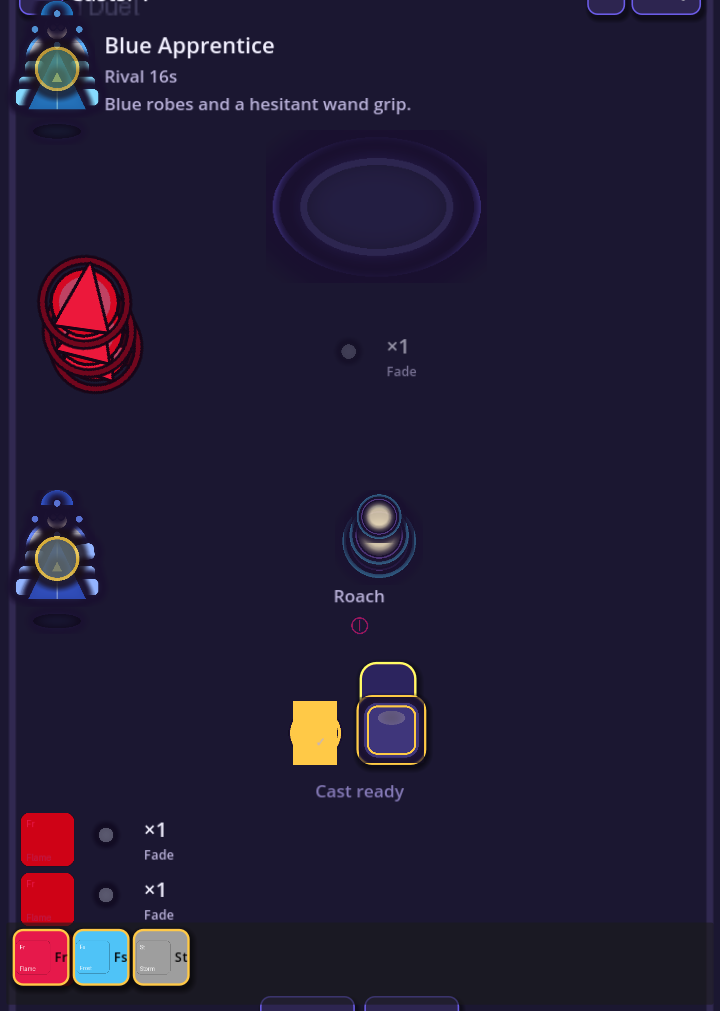
#> input picture qa/screenshots/current/06_duel_mid.png, 720 x 1011 px; its folder holds 8 pictures in this run
$ python visual_qa_report.py
#> lines starting #> are read from the running program, lines starting #| are printed output that depends on the picture
#!/usr/bin/env python3
"""Visual QA metrics and montage generator. See docs/VISUAL_QA.md."""

from __future__ import annotations

import json
import re
from datetime import datetime, timezone
from pathlib import Path

try:
    from PIL import Image, ImageDraw, ImageFont
except ImportError:
    Image = None  # type: ignore

ROOT = Path(__file__).resolve().parents[1]
CURRENT = ROOT / "qa" / "screenshots" / "current"
BASELINE = ROOT / "qa" / "screenshots" / "baseline"
MONTAGES = ROOT / "qa" / "montages"
REPORTS = ROOT / "qa" / "reports"

SHOT_ORDER = [
    "01_main_menu.png",
    "02_difficulty_select.png",
    "03_encounter_select.png",
    "04_ward_setup.png",
    "05_duel_start.png",
    "06_duel_mid.png",
    "07_duel_dense_history.png",
    "08_cast_ready.png",
    "09_auto_cast_warning.png",
    "10_attack_impact.png",
    "11_feedback_reveal.png",
    "12_last_stand.png",
    "13_victory.png",
    "14_defeat.png",
    "15_clash.png",
]

THEME = {
    "text_primary": (0.95, 0.95, 1.0),
    "panel_bg": (0.12, 0.10, 0.22),
    "cast_min": 96,
    "essence_min": 72,
    "utility_min": 48,
}


def _relative_luminance(rgb: tuple[float, float, float]) -> float:
    def channel(c: float) -> float:
        return c / 12.92 if c <= 0.03928 else ((c + 0.055) / 1.055) ** 2.4

    r, g, b = (channel(c) for c in rgb)
    return 0.2126 * r + 0.7152 * g + 0.0722 * b


def contrast_ratio(fg: tuple[float, float, float], bg: tuple[float, float, float]) -> float:
    l1 = _relative_luminance(fg)
    l2 = _relative_luminance(bg)
    lighter = max(l1, l2)
    darker = min(l1, l2)
    return (lighter + 0.05) / (darker + 0.05)


def grey_dominance(path: Path, threshold: float = 0.15) -> float:
    if Image is None or not path.exists():
        return 0.0
    img = Image.open(path).convert("RGB")
    img = img.resize((min(360, img.width), min(640, img.height)))
    grey = 0
    total = img.width * img.height
    for r, g, b in img.getdata():
        mx, mn = max(r, g, b), min(r, g, b)
        sat = (mx - mn) / 255.0 if mx else 0.0
        if sat < threshold:
            grey += 1
    return grey / total if total else 0.0


def load_audit() -> dict:
    p = REPORTS / "capture_audit.json"
    if p.exists():
        return json.loads(p.read_text())
    return {"screenshots": [], "touch_targets": [], "text_nodes": []}


def audit_touch_targets(targets: list) -> list[str]:
    warnings: list[str] = []
    for t in targets:
        name = t.get("name", "?")
        w = float(t.get("width", 0))
        h = float(t.get("height", 0))
        role = t.get("role", "utility")
        min_sz = THEME["utility_min"]
        if role == "cast":
            min_sz = THEME["cast_min"]
        elif role in ("essence", "locus"):
            min_sz = THEME["essence_min"]
        elif role == "secondary":
            min_sz = 56
        if w < min_sz or h < min_sz:
            warnings.append(f"Touch target '{name}' {w:.0f}x{h:.0f} below min {min_sz}")
    return warnings


def audit_text_nodes(nodes: list) -> dict:
    visible = [n for n in nodes if n.get("visible", True)]
    char_count = sum(len(str(n.get("text", ""))) for n in visible)
    return {
        "visible_text_nodes": len(visible),
        "visible_char_count": char_count,
        "warnings": [],
    }


def audit_non_leak(repo: Path) -> list[str]:
    warnings: list[str] = []
    patterns = [
        r"per_locus_feedback",
        r"locus_results",
        r"feedback_by_locus",
    ]
    for gd in (repo / "godot_project" / "client").rglob("*.gd"):
        text = gd.read_text(errors="ignore")
        for pat in patterns:
            if re.search(pat, text):
                warnings.append(f"Possible per-locus leak reference in {gd.relative_to(repo)}")
    return warnings


def make_grid(folder: Path, out_path: Path, cols: int = 3) -> bool:
    if Image is None:
        return False
    paths = [folder / name for name in SHOT_ORDER if (folder / name).exists()]
    if not paths:
        return False
    thumb_w, thumb_h = 240, 427
    rows = (len(paths) + cols - 1) // cols
    grid = Image.new("RGB", (cols * thumb_w, rows * thumb_h), (20, 18, 35))
    draw = ImageDraw.Draw(grid)
    for i, p in enumerate(paths):
        img = Image.open(p).convert("RGB")
        img.thumbnail((thumb_w, thumb_h))
        x = (i % cols) * thumb_w + (thumb_w - img.width) // 2
        y = (i // cols) * thumb_h + (thumb_h - img.height) // 2
        grid.paste(img, (x, y))
        draw.text((x + 4, y + 4), p.stem, fill=(255, 255, 200))
    out_path.parent.mkdir(parents=True, exist_ok=True)
    grid.save(out_path)
    return True


def make_before_after(before: Path, after: Path, out: Path) -> bool:
    if Image is None or not before.exists() or not after.exists():
        return False
    left = Image.open(before).convert("RGB")
    right = Image.open(after).convert("RGB")
    h = max(left.height, right.height)
    w = left.width + right.width
    canvas = Image.new("RGB", (w, h), (20, 18, 35))
    canvas.paste(left, (0, 0))
    canvas.paste(right, (left.width, 0))
    out.parent.mkdir(parents=True, exist_ok=True)
    canvas.save(out)
    return True


def main() -> None:
    REPORTS.mkdir(parents=True, exist_ok=True)
    MONTAGES.mkdir(parents=True, exist_ok=True)
    audit = load_audit()
    touch_warnings = audit_touch_targets(audit.get("touch_targets", []))
    text_stats = audit_text_nodes(audit.get("text_nodes", []))
    if text_stats["visible_text_nodes"] > 30:
        text_stats["warnings"].append(
            f"Visible text nodes {text_stats['visible_text_nodes']} > 30"
        )
    if text_stats["visible_char_count"] > 500:
        text_stats["warnings"].append(
            f"Visible char count {text_stats['visible_char_count']} > 500"
        )
    grey: dict[str, float] = {}
    for name in SHOT_ORDER:
        p = CURRENT / name
        if p.exists():
            g = grey_dominance(p)
            grey[name] = round(g, 3)
            if "duel" in name and g > 0.6:
                text_stats["warnings"].append(f"{name}: grey dominance {g:.0%} > 60%")
#> pass 2 of the loop in main, `for name in SHOT_ORDER:`:
#> pass 3 of the loop in main, `for name in SHOT_ORDER:`:
#> the loop made 15 passes; the first 3 are shown
    contrast = round(contrast_ratio(THEME["text_primary"], THEME["panel_bg"]), 2)
#> in _relative_luminance, `r, g, b = (channel(c) for c in rgb)`: r = 0.89; b = 1
#> in contrast_ratio, `l1 = _relative_luminance(fg)`: l1 = 0.898
#> in contrast_ratio, `l2 = _relative_luminance(bg)`: l2 = 0.0129
#> in contrast_ratio, `lighter = max(l1, l2)`: lighter = 0.898
#> in contrast_ratio, `darker = min(l1, l2)`: darker = 0.0129
#> contrast = 15.07
    leak_warnings = audit_non_leak(ROOT)
    metrics = {
        "generated_at": datetime.now(timezone.utc).isoformat(),
        "screenshots_found": sum(1 for n in SHOT_ORDER if (CURRENT / n).exists()),
        "text": text_stats,
        "touch_target_warnings": touch_warnings,
        "grey_dominance": grey,
        "contrast_text_on_panel": contrast,
        "non_leak_warnings": leak_warnings,
    }
    (REPORTS / "visual_metrics_latest.json").write_text(json.dumps(metrics, indent=2))
    made_current = make_grid(CURRENT, MONTAGES / "current_grid.png")
#> in make_grid, `grid = Image.new("RGB", (cols * thumb_w, rows * thumb_h), (20, 18, 35))`:
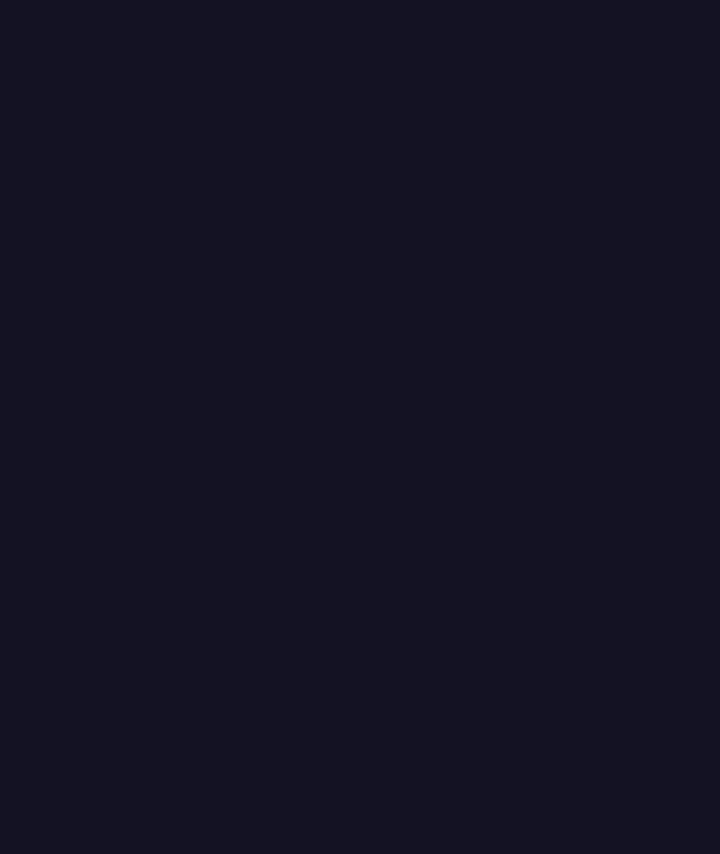
#> grid: PIL image 720x854 RGB; mean R, G, B 20, 18, 35
#> pass 2 of the loop in make_grid, `for i, p in enumerate(paths):`:
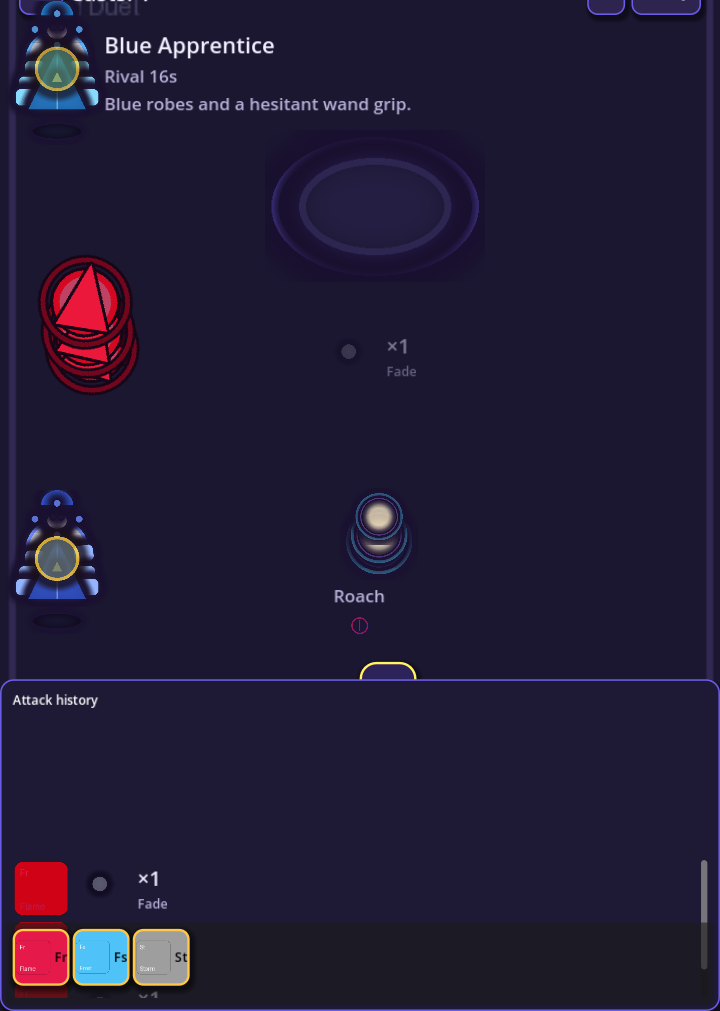
#> input picture qa/screenshots/current/07_duel_dense_history.png, 720 x 1011 px
#> in make_grid, `grid.paste(img, (x, y))`:
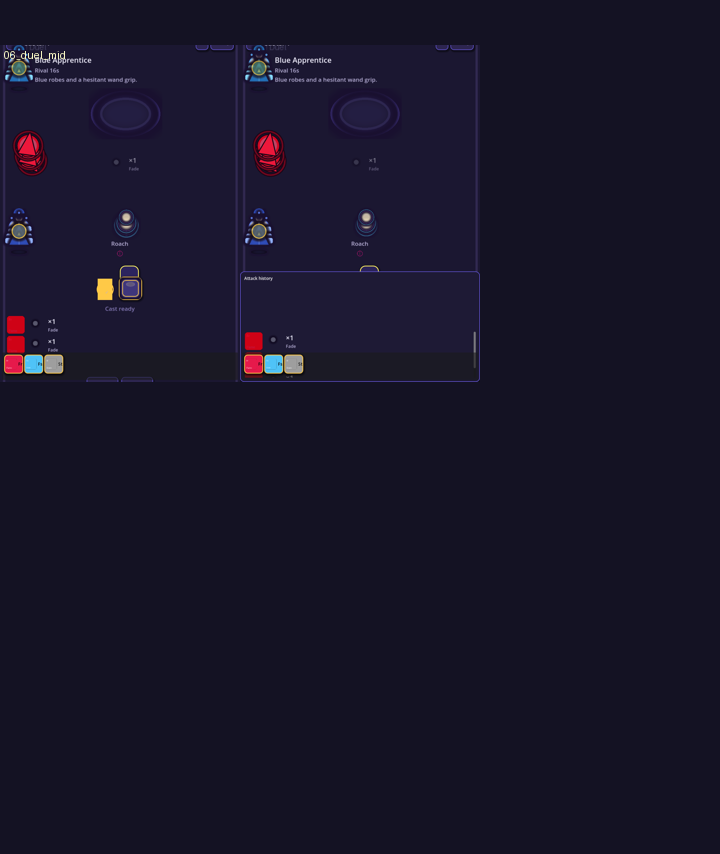
#> grid: PIL image 720x854 RGB; mean R, G, B 23.9, 20.6, 39.8
#> pass 3 of the loop in make_grid, `for i, p in enumerate(paths):`:
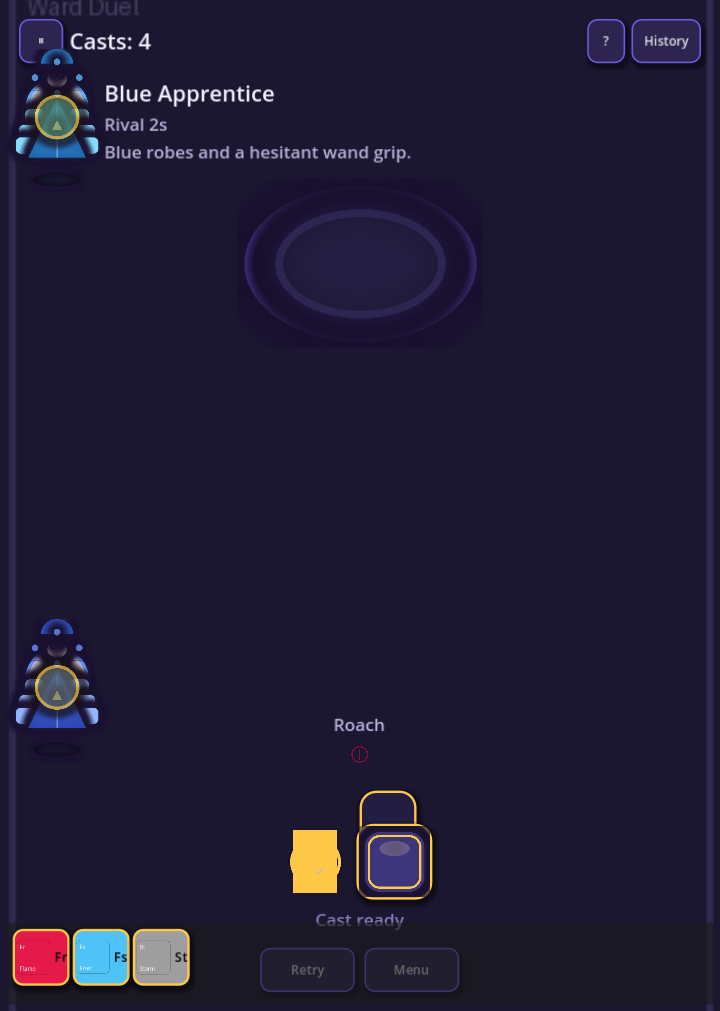
#> input picture qa/screenshots/current/09_auto_cast_warning.png, 720 x 1011 px
#> in make_grid, `grid.paste(img, (x, y))`:
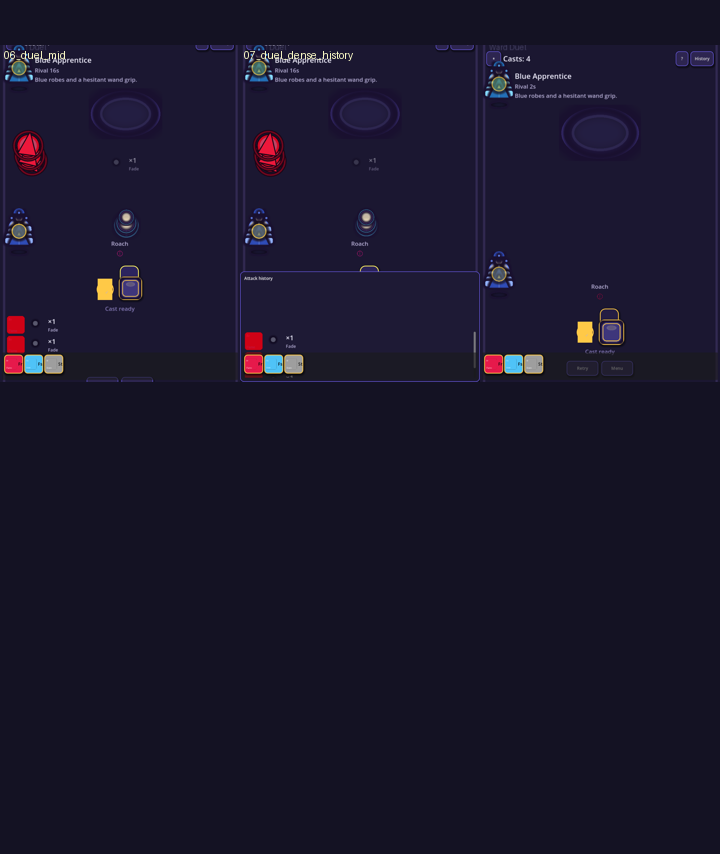
#> grid: PIL image 720x854 RGB; mean R, G, B 25.6, 22, 42.2
#> the loop made 4 passes; the first 3 are shown
#> in make_grid, `grid.save(out_path)`:
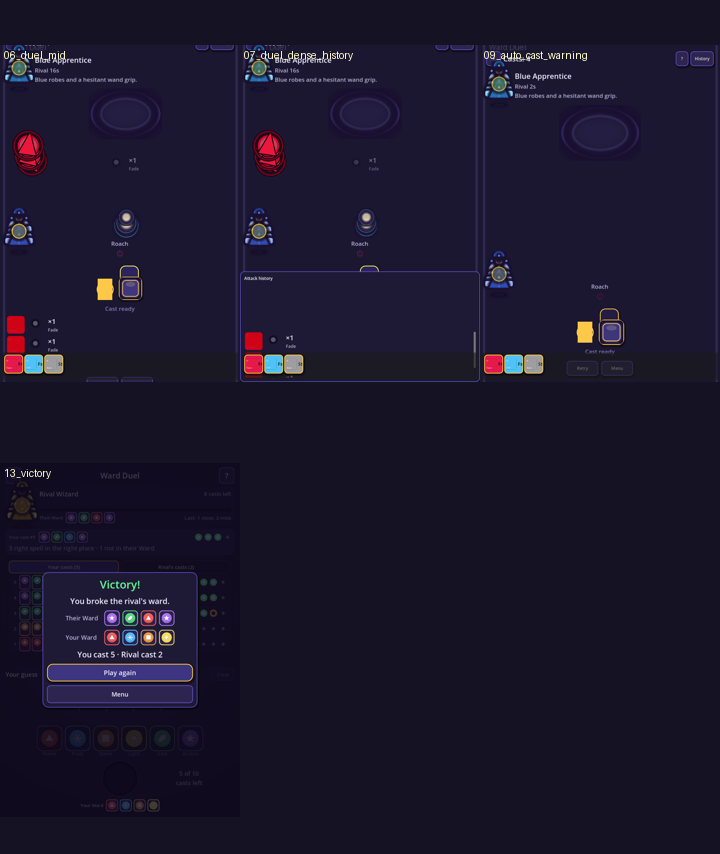
#> saved as current_grid.png: PIL image 720x854 RGB; mean R, G, B 26.7, 22.6, 43.6
    made_baseline = make_grid(BASELINE, MONTAGES / "baseline_grid.png")
#> pass 2 of the loop in make_grid, `for i, p in enumerate(paths):`:
#> pass 3 of the loop in make_grid, `for i, p in enumerate(paths):`:
#> the loop made 4 passes; the first 3 are shown
    if made_current and made_baseline:
        make_before_after(
            MONTAGES / "baseline_grid.png",
            MONTAGES / "current_grid.png",
            MONTAGES / "before_after_grid.png",
        )
#> in make_before_after, `canvas = Image.new("RGB", (w, h), (20, 18, 35))`:
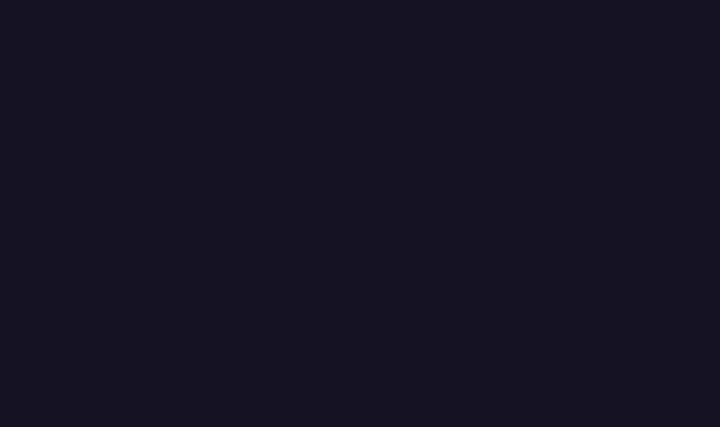
#> canvas: PIL image 1440x854 RGB (shown at 1/2 size); mean R, G, B 20, 18, 35
#> in make_before_after, `canvas.paste(left, (0, 0))`:
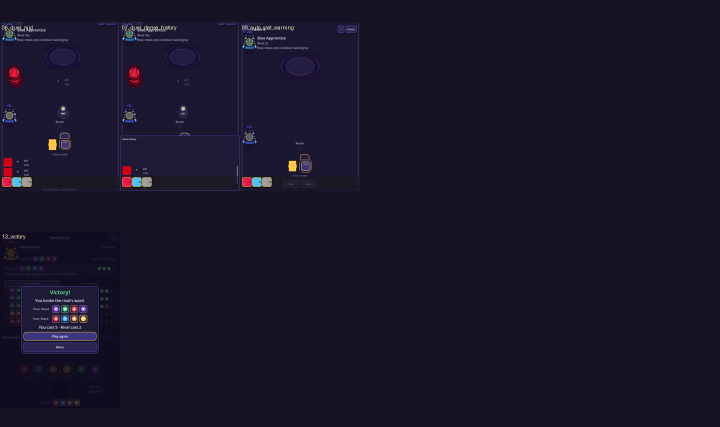
#> canvas: PIL image 1440x854 RGB (shown at 1/2 size); mean R, G, B 23.4, 20.3, 39.3
#> in make_before_after, `canvas.paste(right, (left.width, 0))`:
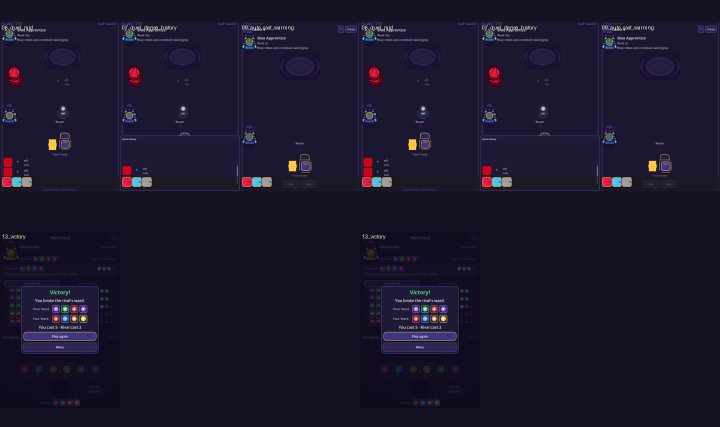
#> canvas: PIL image 1440x854 RGB (shown at 1/2 size); mean R, G, B 26.7, 22.6, 43.6
    md = [
        "# Visual QA report",
        "",
        f"Generated: {metrics['generated_at']}",
        "",
        f"Screenshots captured: {metrics['screenshots_found']}/15",
        "",
        "## Automated metrics",
        "",
        f"- Visible text nodes: {text_stats['visible_text_nodes']}",
        f"- Visible character count: {text_stats['visible_char_count']}",
        f"- Text/panel contrast ratio: {contrast}",
        "",
        "## Warnings",
        "",
    ]
    all_warnings = (
        touch_warnings
        + text_stats["warnings"]
        + leak_warnings
    )
    if all_warnings:
        md.extend(f"- {w}" for w in all_warnings)
    else:
        md.append("- None")
    md.extend(
        [
            "",
            "## Rubric (manual — score 1–5)",
            "",
            "| Screen | Read | Hierarchy | Mobile | Playability | Juice | Magic | Density | Feedback | A11y | Polish |",
            "|--------|------|-----------|--------|-------------|-------|-------|---------|----------|------|--------|",
        ]
    )
    for name in SHOT_ORDER:
        if (CURRENT / name).exists():
            md.append(f"| {name} | | | | | | | | | | |")
#> after the loop, md = 25 items
    md.append("")
    md.append("Pass threshold: ≥4 in all categories for core duel screens (including Playability).")
    (REPORTS / "visual_qa_latest.md").write_text("\n".join(md))
    print(f"Wrote {REPORTS / 'visual_metrics_latest.json'}")
    print(f"Wrote {REPORTS / 'visual_qa_latest.md'}")


if __name__ == "__main__":
    main()
